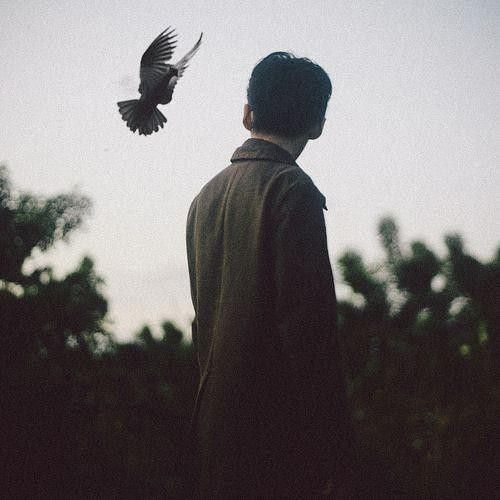
#> input picture gus.jpg, 500 x 500 px
$ jupyter execute imageg.ipynb
#> lines starting #> are read from the running program, lines starting #| are printed output that depends on the picture; after the words box and inside, x2 and y2 are one past the last pixel; in counts of white or black regions, pixels touching at a corner belong together
[cell 1]
import cv2

#load the image
image = cv2.imread("gus.jpg")
#> image is the input picture: shape (500, 500, 3); mean B, G, R 116.6, 115.9, 120.4

#convert the image to grayscale
gray_image = cv2.cvtColor(image, cv2.COLOR_BGR2GRAY)

#apply gaussian blur
blurred_image = cv2.GaussianBlur(gray_image, (5,5), 0)

#perform edge detection using Canny
canny = cv2.Canny(blurred_image, 10, 50)
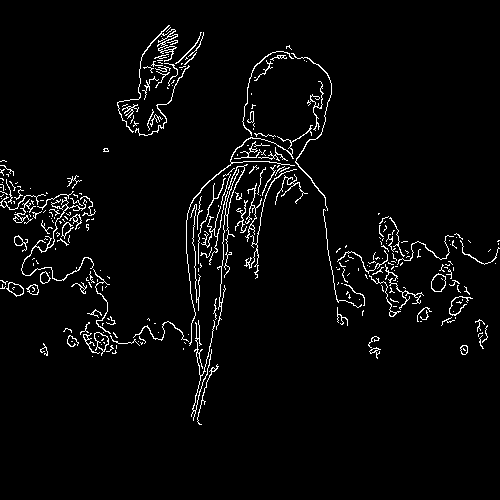
#> canny: shape (500, 500); 3.4% white in thin lines or dots, all inside (x1, y1, x2, y2) = (0, 25, 500, 425)

#display the results
cv2.imshow("Gazal  Image", image)
cv2.imshow("Gazal Gray Image", gray_image)
cv2.imshow("Gazal Blurred Image", blurred_image)
cv2.imshow("Gazal Canny Image", canny)

#wait for a key press and then close all windows
cv2.waitKey(0)
cv2.destroyAllWindows()
